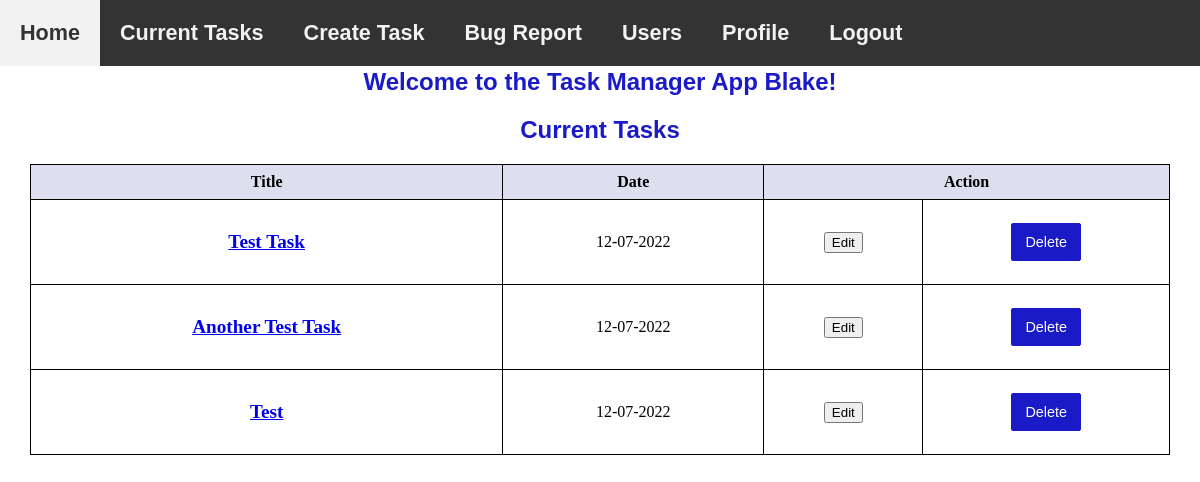
/notes (signed in), run on an earlier commit of the app's database.
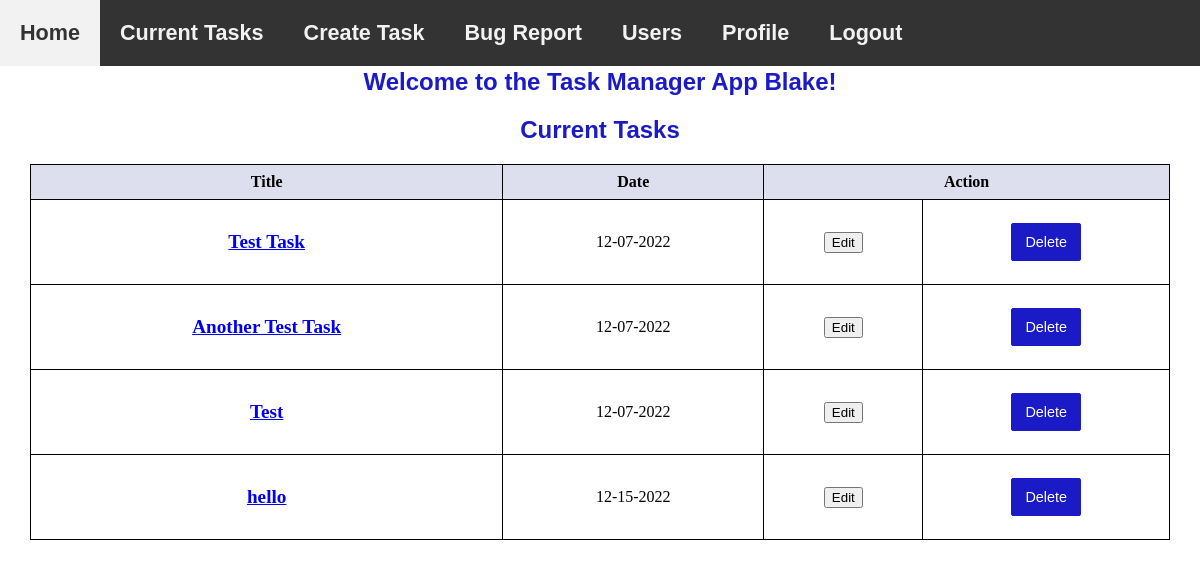
And on a later commit of the database.
### models.py (models this page shows, shortened)
class Note(db.Model):
    id = db.Column("id", db.Integer, primary_key=True)
    title = db.Column("title", db.String(200))
    text = db.Column("text", db.String(100))
    date = db.Column("date", db.String(50))
    user_id = db.Column(db.Integer, db.ForeignKey("user.id"), nullable = False)
    comments = db.relationship("Comment", backref="note", cascade = "all, delete-orphan", lazy=True)

### flask06.py (the view)
@app.route('/notes')
def get_notes():
    if session.get('user'):
        my_notes = db.session.query(Note).filter_by(user_id=session['user_id']).all()
        return render_template('notes.html', notes=my_notes, user=session['user'])
    else:
        return redirect(url_for('login'))

### templates/notes.html (shortened to what this page needs)
<!DOCTYPE html>
<html lang="en">
    <head>
        <link rel="stylesheet" href="{{ url_for('static', filename='main.css') }}">
    </head>
    <body>
        <header id="navbar">
            <nav>
                <a href="{{ url_for('index')}}"> Home</a>
                <a href="{{ url_for('get_notes') }}">Current Tasks</a>
                <a href="{{ url_for('new_note') }}">Create Task</a>
                <a href="{{ url_for('form') }}">Bug Report</a>
                <a href="{{ url_for('get_users') }}">Users</a>
                <a href="{{ url_for('profile') }}">Profile</a>
                <a href="{{ url_for('logout') }}">Logout</a>
            </nav>
        </header>
        <section>
            <br>
            <h1>Welcome to the Task Manager App {{user}}!</h1>
            <h1>Current Tasks</h1>
            <table>
                <tr>
                    <th>Title</th>
                    <th>Date</th>
                    <th colspan="2">Action</th>
                </tr>
                {% for note in notes %}
                <tr>
                    <td><a href="{{ url_for('get_note', note_id=note.id) }}">{{ note.title }}</a></td>
                    <td>{{ note.date }}</td>
                    <td><a href="{{ url_for('update_note', note_id=note.id) }}"><button>Edit</button></a></td>
                    <td>
                        <form action="{{ url_for('delete_note', note_id=note.id) }}" method="post">
                            <input type="submit" value="Delete">
                        </form>
                    </td>
                </tr>
                {% endfor %}
            </table>
        </section>
    </body>
</html>

What changed in the data, as far as the page shows it:
added Note: title "hello", date "12-15-2022"
